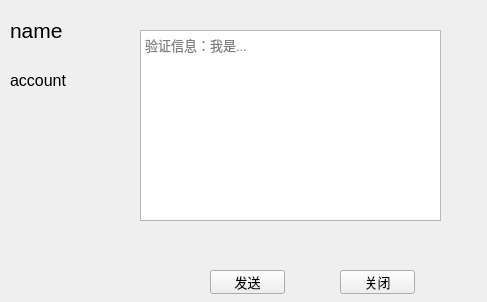
<?xml version="1.0" encoding="UTF-8"?>
<ui version="4.0">
 <class>yanzhengClass</class>
 <widget class="QWidget" name="yanzhengClass">
  <property name="geometry">
   <rect>
    <x>0</x>
    <y>0</y>
    <width>487</width>
    <height>302</height>
   </rect>
  </property>
  <property name="windowTitle">
   <string>yanzheng</string>
  </property>
  <widget class="QLabel" name="account">
   <property name="geometry">
    <rect>
     <x>10</x>
     <y>60</y>
     <width>161</width>
     <height>41</height>
    </rect>
   </property>
   <property name="font">
    <font>
     <pointsize>12</pointsize>
    </font>
   </property>
   <property name="text">
    <string>account</string>
   </property>
  </widget>
  <widget class="QLabel" name="name">
   <property name="geometry">
    <rect>
     <x>10</x>
     <y>10</y>
     <width>211</width>
     <height>41</height>
    </rect>
   </property>
   <property name="font">
    <font>
     <pointsize>16</pointsize>
    </font>
   </property>
   <property name="text">
    <string>name</string>
   </property>
  </widget>
  <widget class="QTextEdit" name="yanzheng">
   <property name="geometry">
    <rect>
     <x>140</x>
     <y>30</y>
     <width>301</width>
     <height>191</height>
    </rect>
   </property>
   <property name="font">
    <font>
     <pointsize>10</pointsize>
    </font>
   </property>
   <property name="placeholderText">
    <string>验证信息：我是...</string>
   </property>
  </widget>
  <widget class="QPushButton" name="fasong">
   <property name="geometry">
    <rect>
     <x>210</x>
     <y>270</y>
     <width>75</width>
     <height>24</height>
    </rect>
   </property>
   <property name="font">
    <font>
     <pointsize>10</pointsize>
    </font>
   </property>
   <property name="text">
    <string>发送</string>
   </property>
  </widget>
  <widget class="QPushButton" name="guanbi">
   <property name="geometry">
    <rect>
     <x>340</x>
     <y>270</y>
     <width>75</width>
     <height>24</height>
    </rect>
   </property>
   <property name="font">
    <font>
     <pointsize>10</pointsize>
    </font>
   </property>
   <property name="text">
    <string>关闭</string>
   </property>
  </widget>
 </widget>
 <layoutdefault spacing="6" margin="11"/>
 <resources/>
 <connections/>
</ui>
